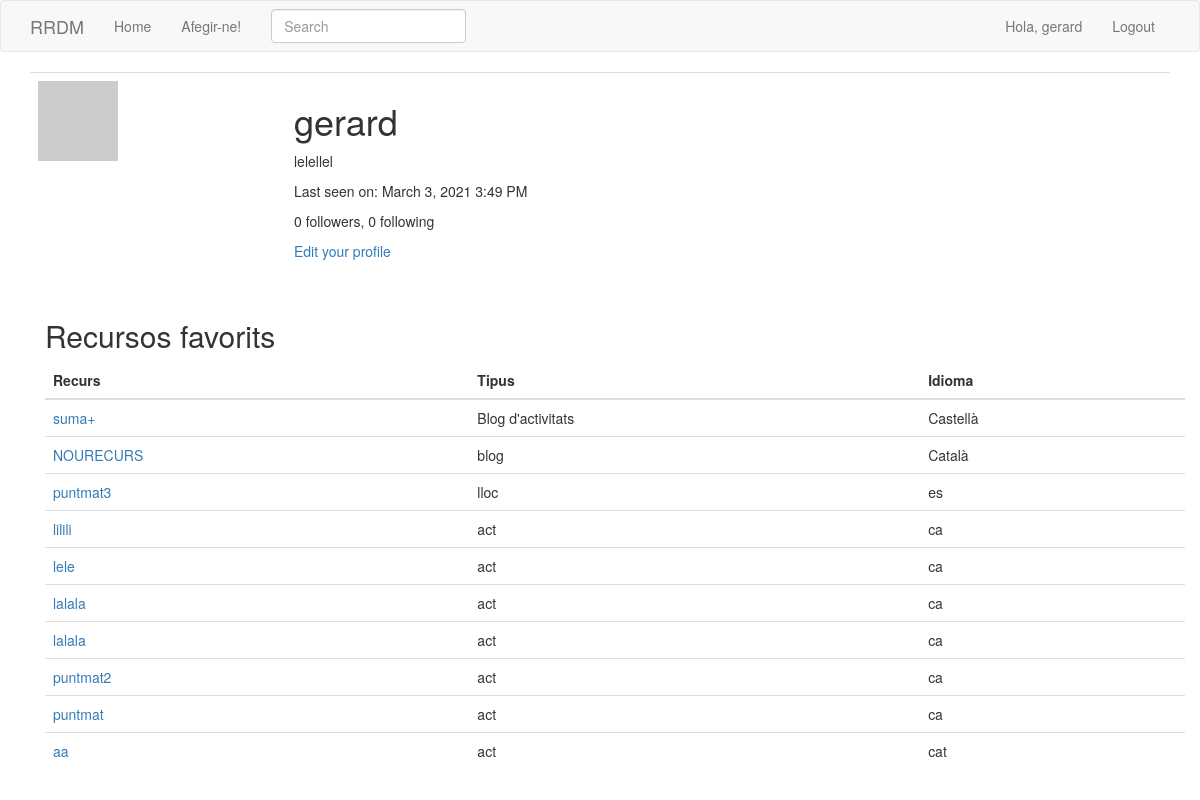
/user/gerard (signed in), run on the app's committed database.
### app/models.py (models this page shows, shortened)
class User(UserMixin, db.Model):
    id = db.Column(db.Integer, primary_key=True)
    username = db.Column(db.String(64), index=True, unique=True)
    email = db.Column(db.String(120), index=True, unique=True)
    password_hash = db.Column(db.String(128))
    resources = db.relationship('Resource', backref='author', lazy='dynamic')
    about_me = db.Column(db.String(140))
    last_seen = db.Column(db.DateTime, default=datetime.utcnow)
    followed = db.relationship(
        'User', secondary=followers,
        primaryjoin=(followers.c.follower_id == id),
        secondaryjoin=(followers.c.followed_id == id),
        backref=db.backref('followers', lazy='dynamic'), lazy='dynamic')
    def avatar(self, size):
        digest = md5(self.email.lower().encode('utf-8')).hexdigest()
        return 'https://www.gravatar.com/avatar/{}?d=identicon&s={}'.format(
            digest, size)

class SearchableMixin(object):
    @classmethod
    def before_commit(cls, session):
        session._changes = {
            'add': list(session.new),
            'update': list(session.dirty),
            'delete': list(session.deleted)
        }
    @classmethod
    def after_commit(cls, session):
        for obj in session._changes['add']:
            if isinstance(obj, SearchableMixin):
                add_to_index(obj.__tablename__, obj)
        for obj in session._changes['update']:
            if isinstance(obj, SearchableMixin):
                add_to_index(obj.__tablename__, obj)
        for obj in session._changes['delete']:
            if isinstance(obj, SearchableMixin):
                remove_from_index(obj.__tablename__, obj)
        session._changes = None

class Resource(SearchableMixin, db.Model):
    __searchable__ = ['descripcio', 'nom', 'user_id', 'idioma', 'tipus']
    id = db.Column(db.Integer, primary_key=True)
    nom = db.Column(db.String(50))
    tipus = db.Column(db.String(50))
    idioma = db.Column(db.String(50))
    descripcio = db.Column(db.String(140))
    link = db.Column(db.String(140))
    user_id = db.Column(db.Integer, db.ForeignKey('user.id'))
    timestamp = db.Column(db.DateTime, index=True, default=datetime.utcnow)

### app/main/routes.py (the view)
@bp.route('/user/<username>')
@login_required
def user(username):
    user = User.query.filter_by(username=username).first_or_404()
    page = request.args.get('page', 1, type=int)
    resources = user.resources.order_by(Resource.timestamp.desc()).paginate(
        page, current_app.config['POSTS_PER_PAGE'], False)
    next_url = url_for('main.user', username=user.username,
                       page=resources.next_num) if resources.has_next else None
    prev_url = url_for('main.user', username=user.username,
                       page=resources.prev_num) if resources.has_prev else None
    form = EmptyForm()
    return render_template('user.html', user=user, resources=resources.items,
                           next_url=next_url, prev_url=prev_url, form=form)

### app/main/forms.py
class SearchForm(FlaskForm):
    q = StringField(_l('Search'), validators=[DataRequired()])
    def __init__(self, *args, **kwargs):
        if 'formdata' not in kwargs:
            kwargs['formdata'] = request.args
        if 'csrf_enabled' not in kwargs:
            kwargs['csrf_enabled'] = False
        super(SearchForm, self).__init__(*args, **kwargs)

class EmptyForm(FlaskForm):
    submit = SubmitField('Submit')

### app/main/routes.py (called while the page is built)
@bp.before_app_request
def before_request():
    if current_user.is_authenticated:
        current_user.last_seen = datetime.utcnow()
        db.session.commit()
        g.search_form = SearchForm()
    g.locale = str(get_locale())

### app/models.py (called while the page is built)
@login.user_loader
def load_user(id):
    return User.query.get(int(id))

### app/templates/user.html (shortened to what this page needs)
{% extends "base.html" %}
{% block app_content %}
    <table class="table table-hover">
        <tr>
            <td width="256px"><img src="{{ user.avatar(256) }}"></td>
            <td>
                <h1>{{ user.username }}</h1>
                {% if user.about_me %}<p>{{ user.about_me }}</p>{% endif %}
                {% if user.last_seen %}
                <p>{{ _('Last seen on') }}: {{ moment(user.last_seen).format('LLL') }}</p>
                {% endif %}
                <p>{{ _('%(count)d followers', count=user.followers.count()) }}, {{ _('%(count)d following', count=user.followed.count()) }}</p>
                {% if user == current_user %}
                <p><a href="{{ url_for('main.edit_profile') }}">{{ _('Edit your profile') }}</a></p>
                {% endif %}
            </td>
        </tr>
    </table>
    <div class="container">
    <h2>Recursos favorits</h2>
    <table class="table table-hover">
        <thead>
        <tr>
            <th>Recurs</th>
            <th>Tipus</th>
            <th>Idioma</th>
        </tr>
        </thead>
        <tbody>
        {% for recurs in resources %}
        {% include '_recurs.html' %}
        {% endfor %}
        </tbody>
    </table>
    </div>
{% endblock %}

### app/templates/base.html (shortened to what this page needs)
{% extends 'bootstrap/base.html' %}
{% block navbar %}
    <nav class="navbar navbar-default">
        <div class="container">
            <div class="navbar-header">
                <a class="navbar-brand" href="{{ url_for('main.index') }}">RRDM</a>
            </div>
            <div class="collapse navbar-collapse" id="bs-example-navbar-collapse-1">
                <ul class="nav navbar-nav">
                    <li><a href="{{ url_for('main.index') }}">{{ _('Home') }}</a></li>
                    <li><a href="{{ url_for('main.add') }}">{{ _('Afegir-ne!') }}</a></li>
                </ul>
                {% if g.search_form %}
                <form class="navbar-form navbar-left" method="get" action="{{ url_for('main.search') }}">
                    <div class="form-group">
                        {{ g.search_form.q(size=20, class='form-control', placeholder=g.search_form.q.label.text) }}
                    </div>
                </form>
                {% endif %}
                <ul class="nav navbar-nav navbar-right">
                    {% if current_user.is_anonymous %}
                    <li><a href="{{ url_for('auth.login') }}">{{ _('Login') }}</a></li>
                    {% else %}
                    <li><a href="{{ url_for('main.user', username=current_user.username) }}">Hola, {{ current_user.username }}</a></li>
                    <li><a href="{{ url_for('auth.logout') }}">{{ _('Logout') }}</a></li>
                    {% endif %}
                </ul>
            </div>
        </div>
    </nav>
{% endblock %}
{% block content %}
    <div class="container">
        {% block app_content %}{% endblock %}
    </div>
{% endblock %}

### app/templates/_recurs.html
<tr>
    <td><a href="{{ recurs.link }}">{{ recurs.nom }}</a></td>
    <td>{{ recurs.tipus }}</td>
    <td>{{ recurs.idioma }}</td>
</tr>

### data on the page
User: username "gerard", about_me "lelellel", last_seen "March 3, 2021 3:49 PM"
Resource: nom "suma+", tipus "Blog d'activitats", idioma "Castellà"
Resource: nom "NOURECURS", tipus "blog", idioma "Català"
Resource: nom "puntmat3", tipus "lloc", idioma "es"
Resource: nom "lilili", tipus "act", idioma "ca"
Resource: nom "lele", tipus "act", idioma "ca"
Resource: nom "lalala", tipus "act", idioma "ca"
Resource: nom "lalala", tipus "act", idioma "ca"
Resource: nom "puntmat2", tipus "act", idioma "ca"
Resource: nom "puntmat", tipus "act", idioma "ca"
Resource: nom "aa", tipus "act", idioma "cat"
